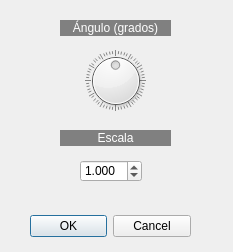
<?xml version="1.0" encoding="UTF-8"?>
<ui version="4.0">
 <class>rotar_reescalar</class>
 <widget class="QDialog" name="rotar_reescalar">
  <property name="geometry">
   <rect>
    <x>0</x>
    <y>0</y>
    <width>233</width>
    <height>252</height>
   </rect>
  </property>
  <property name="windowTitle">
   <string>Diálogo Rotar y Reescalar</string>
  </property>
  <widget class="QDialogButtonBox" name="buttonBox">
   <property name="geometry">
    <rect>
     <x>30</x>
     <y>210</y>
     <width>161</width>
     <height>32</height>
    </rect>
   </property>
   <property name="orientation">
    <enum>Qt::Horizontal</enum>
   </property>
   <property name="standardButtons">
    <set>QDialogButtonBox::Cancel|QDialogButtonBox::Ok</set>
   </property>
  </widget>
  <widget class="QDial" name="dial">
   <property name="geometry">
    <rect>
     <x>80</x>
     <y>50</y>
     <width>71</width>
     <height>61</height>
    </rect>
   </property>
   <property name="maximum">
    <number>360</number>
   </property>
   <property name="value">
    <number>180</number>
   </property>
   <property name="wrapping">
    <bool>true</bool>
   </property>
   <property name="notchTarget">
    <double>6.000000000000000</double>
   </property>
   <property name="notchesVisible">
    <bool>true</bool>
   </property>
  </widget>
  <widget class="QLabel" name="lblAngulo">
   <property name="geometry">
    <rect>
     <x>60</x>
     <y>20</y>
     <width>111</width>
     <height>16</height>
    </rect>
   </property>
   <property name="styleSheet">
    <string notr="true">background-color: rgb(128, 128, 128);
color: rgb(255, 255, 255);</string>
   </property>
   <property name="text">
    <string>Ángulo (grados)</string>
   </property>
   <property name="alignment">
    <set>Qt::AlignCenter</set>
   </property>
  </widget>
  <widget class="QLabel" name="lblAngulo_2">
   <property name="geometry">
    <rect>
     <x>60</x>
     <y>130</y>
     <width>111</width>
     <height>16</height>
    </rect>
   </property>
   <property name="styleSheet">
    <string notr="true">background-color: rgb(128, 128, 128);
color: rgb(255, 255, 255);</string>
   </property>
   <property name="text">
    <string>Escala</string>
   </property>
   <property name="alignment">
    <set>Qt::AlignCenter</set>
   </property>
  </widget>
  <widget class="QDoubleSpinBox" name="doubleSpinBox">
   <property name="geometry">
    <rect>
     <x>80</x>
     <y>160</y>
     <width>62</width>
     <height>22</height>
    </rect>
   </property>
   <property name="decimals">
    <number>3</number>
   </property>
   <property name="minimum">
    <double>0.100000000000000</double>
   </property>
   <property name="maximum">
    <double>10.000000000000000</double>
   </property>
   <property name="value">
    <double>1.000000000000000</double>
   </property>
  </widget>
 </widget>
 <resources/>
 <connections>
  <connection>
   <sender>buttonBox</sender>
   <signal>accepted()</signal>
   <receiver>rotar_reescalar</receiver>
   <slot>accept()</slot>
   <hints>
    <hint type="sourcelabel">
     <x>248</x>
     <y>254</y>
    </hint>
    <hint type="destinationlabel">
     <x>157</x>
     <y>274</y>
    </hint>
   </hints>
  </connection>
  <connection>
   <sender>buttonBox</sender>
   <signal>rejected()</signal>
   <receiver>rotar_reescalar</receiver>
   <slot>reject()</slot>
   <hints>
    <hint type="sourcelabel">
     <x>316</x>
     <y>260</y>
    </hint>
    <hint type="destinationlabel">
     <x>286</x>
     <y>274</y>
    </hint>
   </hints>
  </connection>
 </connections>
</ui>
